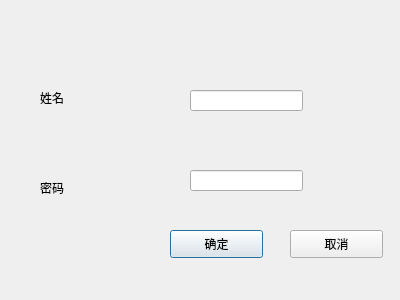
<?xml version="1.0" encoding="UTF-8"?>
<ui version="4.0">
 <class>reg_staff</class>
 <widget class="QDialog" name="reg_staff">
  <property name="geometry">
   <rect>
    <x>0</x>
    <y>0</y>
    <width>400</width>
    <height>300</height>
   </rect>
  </property>
  <property name="windowTitle">
   <string>Dialog</string>
  </property>
  <widget class="QLabel" name="label">
   <property name="geometry">
    <rect>
     <x>40</x>
     <y>90</y>
     <width>72</width>
     <height>15</height>
    </rect>
   </property>
   <property name="text">
    <string>姓名</string>
   </property>
  </widget>
  <widget class="QLabel" name="label_2">
   <property name="geometry">
    <rect>
     <x>40</x>
     <y>180</y>
     <width>72</width>
     <height>15</height>
    </rect>
   </property>
   <property name="text">
    <string>密码</string>
   </property>
  </widget>
  <widget class="QPushButton" name="pushButton">
   <property name="geometry">
    <rect>
     <x>170</x>
     <y>230</y>
     <width>93</width>
     <height>28</height>
    </rect>
   </property>
   <property name="text">
    <string>确定</string>
   </property>
  </widget>
  <widget class="QLineEdit" name="lineEdit">
   <property name="geometry">
    <rect>
     <x>190</x>
     <y>90</y>
     <width>113</width>
     <height>21</height>
    </rect>
   </property>
  </widget>
  <widget class="QLineEdit" name="lineEdit_2">
   <property name="geometry">
    <rect>
     <x>190</x>
     <y>170</y>
     <width>113</width>
     <height>21</height>
    </rect>
   </property>
  </widget>
  <widget class="QPushButton" name="pushButton_2">
   <property name="geometry">
    <rect>
     <x>290</x>
     <y>230</y>
     <width>93</width>
     <height>28</height>
    </rect>
   </property>
   <property name="text">
    <string>取消</string>
   </property>
  </widget>
 </widget>
 <resources/>
 <connections>
  <connection>
   <sender>pushButton_2</sender>
   <signal>clicked()</signal>
   <receiver>reg_staff</receiver>
   <slot>close()</slot>
   <hints>
    <hint type="sourcelabel">
     <x>333</x>
     <y>248</y>
    </hint>
    <hint type="destinationlabel">
     <x>336</x>
     <y>200</y>
    </hint>
   </hints>
  </connection>
 </connections>
</ui>
